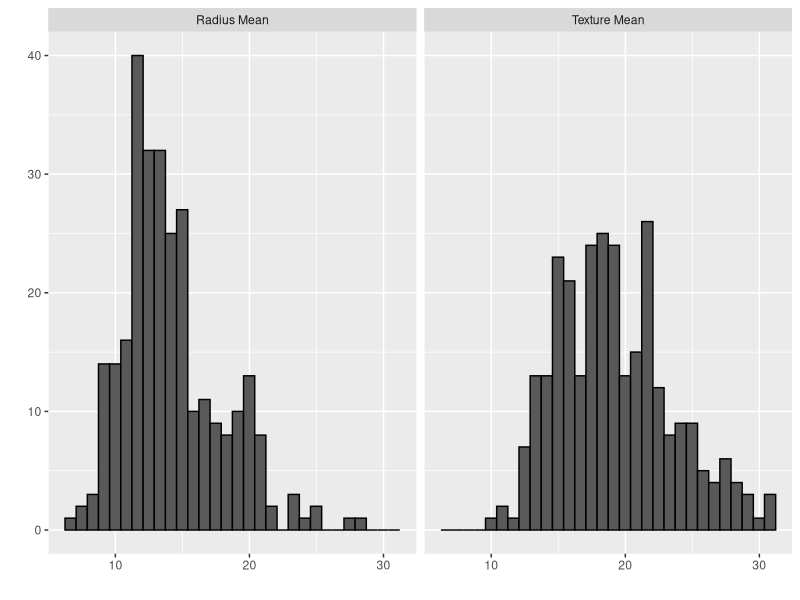
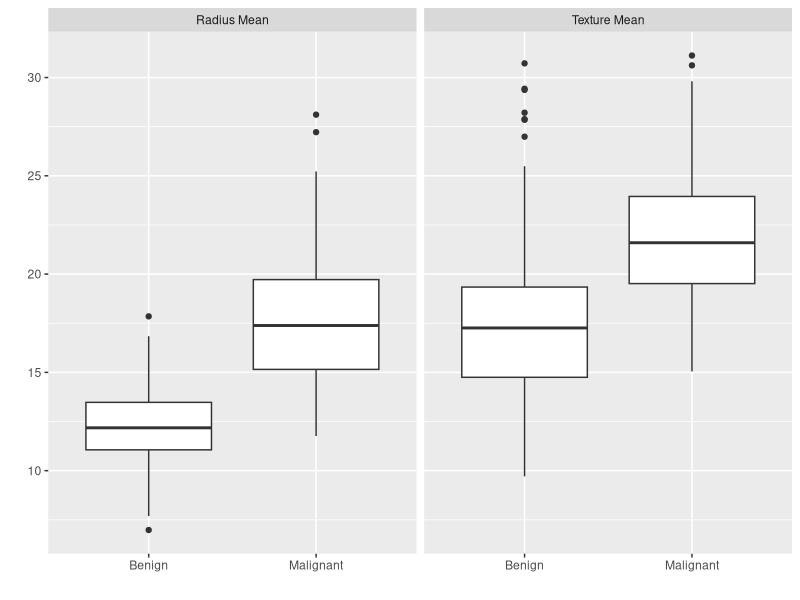
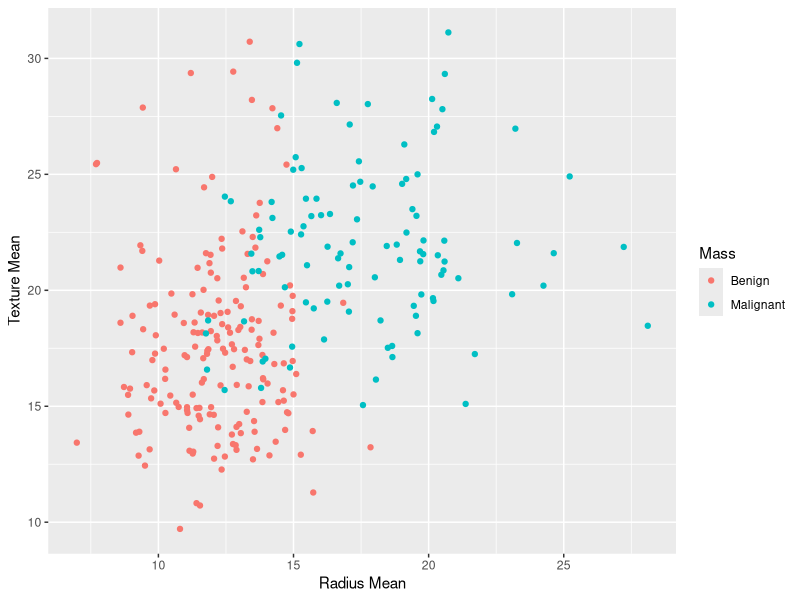

Recreate these plots in R, in order.
## ---- chunk 1
library(tidyverse)
library(caret)
library(e1071)

library(dslabs)
data(brca)
## ---- chunk 2
dat = data.frame(labels = factor(ifelse(brca$y == "B", "Benign", "Malignant")), 
                 radius_mean = brca$x[,"radius_mean"], 
                 texture_mean = brca$x[,"texture_mean"])
## ---- chunk 3
set.seed(260)
index_train = createDataPartition(y = dat$labels, 
                                  times = 1, p = 0.5, list = FALSE)
train_set = slice(dat, index_train)
test_set = slice(dat, -index_train)
## ---- chunk 4
train_set %>% summary()
## ---- chunk 5
train_set %>% 
  summarize(pi = mean(labels=="Malignant")) %>% 
  .$pi
## ---- chunk 6
train_set %>% 
  gather(feature_name, measurement, c("radius_mean", "texture_mean"))  %>% 
  ggplot(aes(measurement)) + 
  geom_histogram(color = "black") + 
  facet_wrap(~ feature_name, 
             labeller = as_labeller(c("radius_mean"="Radius Mean", 
                                      "texture_mean" = "Texture Mean"))) + 
  xlab("") + ylab("")
## ---- chunk 7
train_set %>% 
  gather(feature_name, measurement, c("radius_mean", "texture_mean"))  %>% 
  ggplot(aes(x = labels, y = measurement)) + 
  geom_boxplot() + 
  facet_wrap(~ feature_name, 
             labeller = as_labeller(c("radius_mean"="Radius Mean", 
                                      "texture_mean" = "Texture Mean"))) + 
  xlab("") + ylab("")
## ---- chunk 8
train_set %>% 
  ggplot(aes(x = radius_mean, y = texture_mean, color = labels)) + 
  geom_point() + 
  scale_color_discrete(name = "Mass") + 
  xlab("Radius Mean") + ylab("Texture Mean")
## ---- chunk 9
fit_logistic = glm(labels ~ radius_mean + texture_mean, 
                   data = train_set, family = "binomial")

p_hat_logistic = predict(fit_logistic, newdata = test_set, type = "response")
y_hat_logistic = factor(ifelse(p_hat_logistic > 0.5, "Malignant", "Benign"))

confusionMatrix(data = y_hat_logistic, 
                reference = test_set$labels, 
                positive = "Malignant")
